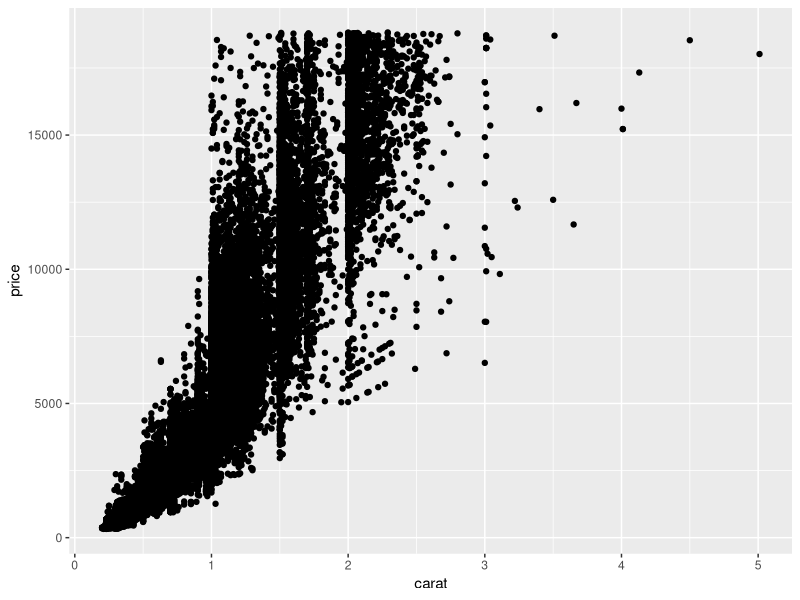
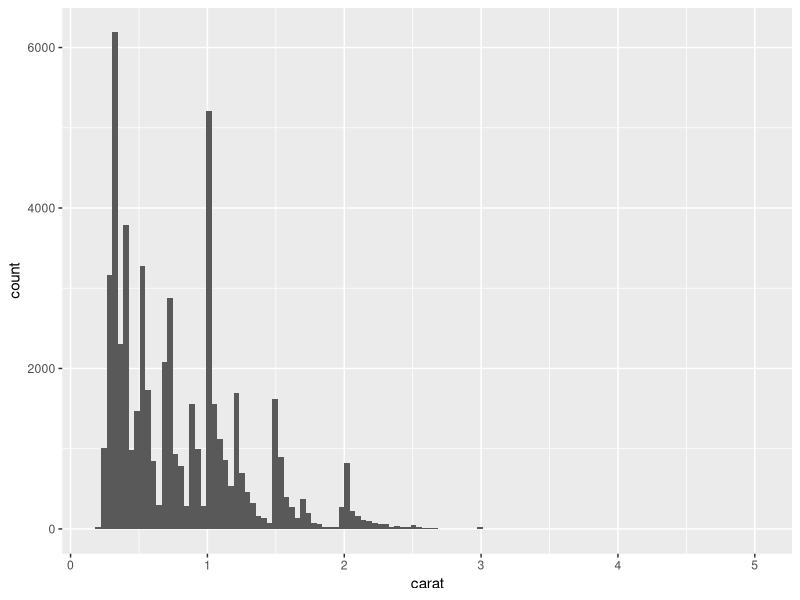

The R script that drew these images, in order:
## ---- chunk 1
library(tidyverse)
## ---- chunk 2
## TASK: Plot `price` vs `carat` below
## Your code here!

diamonds %>%
  ggplot(
  ) +
    geom_point(
      mapping = aes(
        y = price,
        x = carat
      )
    )
## ---- chunk 3
## TASK: Plot `price`, `carat`, and `cut` below
## Your code here!
# 
# diamonds %>%
#   ggplot(
#   ) +
#     geom_point(
#       mapping = aes(
#         y = price,
#         x = carat,
#         color = cut
#       )
#     )

diamonds %>%
  ggplot(aes(carat)) +
  geom_histogram(bins = 120)
